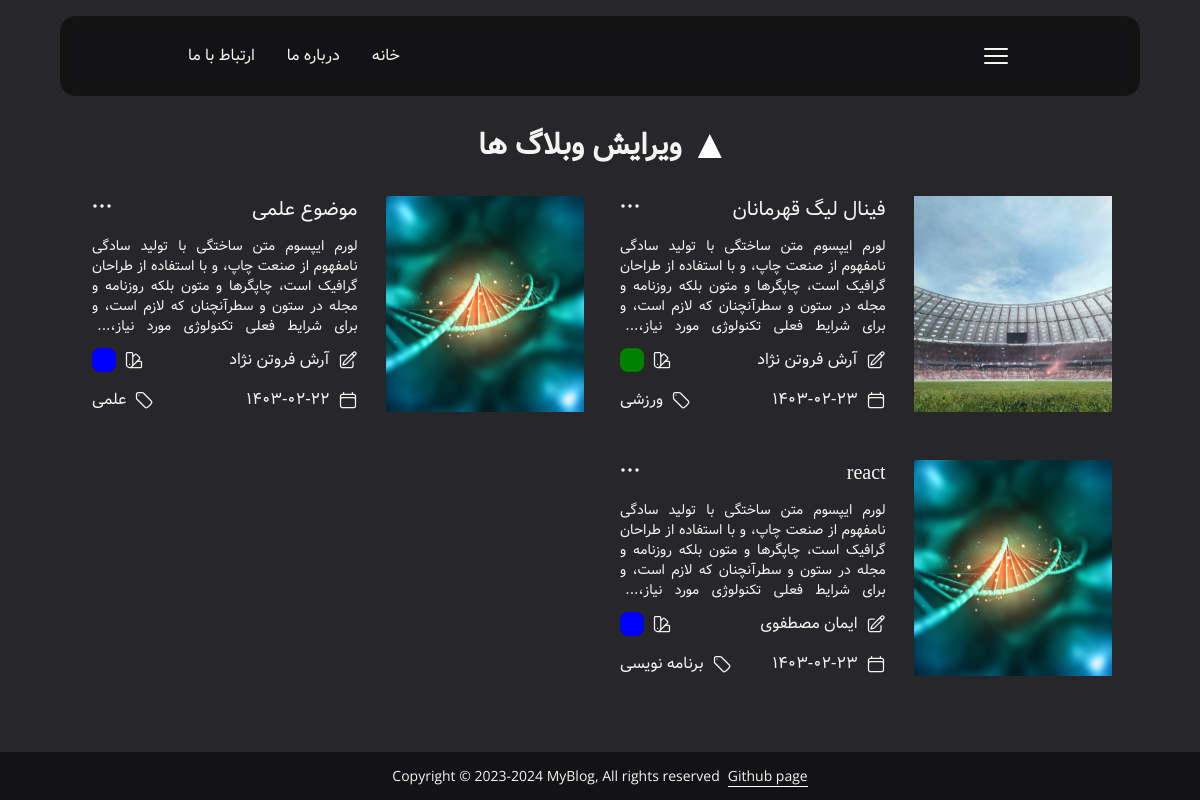
The page /admin/editblogs.php (signed in) on the database its author committed.
### tables this page shows
CREATE TABLE IF NOT EXISTS `tbl_blogs` (
  `blogSubject` varchar(100) NOT NULL,
  `blogBody` longtext NOT NULL,
  `blogAuthor` varchar(100) NOT NULL,
  `blogImgName` varchar(100) NOT NULL,
  `blogCategory` varchar(100) NOT NULL,
  `blogDate` varchar(100) NOT NULL,
  `blogColor` varchar(100) NOT NULL,
  PRIMARY KEY (`blogSubject`)
);

### admin/db/blogsActions.php (called while the page is built, shortened)
<?php
function getBlogs()
{
   $con = mysqli_connect("localhost", "root", "", "my-blog");
   $sqlCommand = "SELECT * FROM `tbl_blogs`";
   $query = mysqli_query($con, $sqlCommand);
   $blog = mysqli_fetch_array($query);
   $blogsArr = array();
   while ($blog) {
      array_push($blogsArr, $blog);
      $blog = mysqli_fetch_array($query);
   }
   return $blogsArr;
}

### admin/editblogs.php (the view, shortened to what this page needs)
<?php
include_once "../includes/navbar.php";
include_once './db/blogsActions.php';
$blogs = getBlogs();
?>
<main>
   <section class="container pt-32 pb-16 min-h-screen-smaller">
      <?php
      include_once '../includes/title.php';
      ?>
      <div class="grid grid-cols-2 gap-x-8 gap-y-12">
         <?php
            foreach ($blogs as $key => $blog) {
               $blogSubject = $blog["blogSubject"];
               $blogBody = $blog["blogBody"];
               $blogAuthor = $blog["blogAuthor"];
               $blogImgName = $blog["blogImgName"];
               $blogCategory = $blog["blogCategory"];
               $blogDate = $blog["blogDate"];
               $blogColor = $blog["blogColor"];
               $formActionStr = htmlspecialchars($_SERVER["PHP_SELF"]);
               echo "
               <div class='flex gap-4 relative'>
                  <div class='w-2/5 bg-cover bg-center shrink-0' style='background-image: url(\"./src/images/blogs/$blogImgName\");'></div>
                  <div class='pr-3 pl-1 w-full flex flex-col justify-between'>
                     <div>
                        <span class='text-xl'>$blogSubject</span>
                        <p class='line-clamp-5 text-justify text-sm my-3'>
                           $blogBody
                        </p>
                     </div>
                     <div>
                        <div class='flex items-center justify-between mb-4'>
                           <div class='flex items-center gap-2'>
                              <span>$blogAuthor</span>
                           </div>
                           <div class='flex items-center gap-2'>
                              <span class='inline-block rounded-lg w-6 h-6' style='background-color: $blogColor;'></span>
                           </div>
                        </div>
                        <div class='flex items-center justify-between'>
                           <span class='flex items-center gap-2'>
                              <span>$blogDate</span>
                           </span>
                           <span class='flex items-center gap-2'>
                              <span>$blogCategory</span>
                           </span>
                        </div>
                     </div>
                  </div>
                  <button class='absolute -top-1 left-0 z-10' onclick='showHideActionMenu($key)'>
                  </button>
                  <div class='absolute top-8 left-0 z-10 bg-zinc-700 p-4 text-sm hidden' id='actionMenu$key'>
                     <form action='$formActionStr' method=\"POST\">
                        <input name=\"deleteBlog\" value=\"$blogSubject\" hidden />
                     </form>
                        <input name=\"editBlog\" value=\"$blogSubject\" hidden />
                  </div>
               </div>
               ";
            }
         ?>
      </div>
   </section>
</main>
<?php
include_once "../includes/footer.php";
?>

### rows shown on the page
tbl_blogs: blogImgName (picture), blogSubject "فینال لیگ قهرمانان", blogBody "لورم ایپسوم متن ساختگی با تولید سادگی نامفهوم از صنعت چاپ، و با استفاده از طراحان گرافیک است، چاپگرها و متون بلکه روزنامه و مجله در ستون و سطرآنچنان که لازم است، و برای شرایط فعلی تکنولوژی مورد نیاز،…", blogAuthor "آرش فروتن نژاد", blogDate "۱۴۰۳-۰۲-۲۳", blogCategory "ورزشی"
tbl_blogs: blogImgName (picture), blogSubject "موضوع علمی", blogBody "لورم ایپسوم متن ساختگی با تولید سادگی نامفهوم از صنعت چاپ، و با استفاده از طراحان گرافیک است، چاپگرها و متون بلکه روزنامه و مجله در ستون و سطرآنچنان که لازم است، و برای شرایط فعلی تکنولوژی مورد نیاز،…", blogAuthor "آرش فروتن نژاد", blogDate "۱۴۰۳-۰۲-۲۲", blogCategory "علمی"
tbl_blogs: blogImgName (picture), blogSubject "react", blogBody "لورم ایپسوم متن ساختگی با تولید سادگی نامفهوم از صنعت چاپ، و با استفاده از طراحان گرافیک است، چاپگرها و متون بلکه روزنامه و مجله در ستون و سطرآنچنان که لازم است، و برای شرایط فعلی تکنولوژی مورد نیاز،…", blogAuthor "ایمان مصطفوی", blogDate "۱۴۰۳-۰۲-۲۳", blogCategory "برنامه نویسی"

### other values the page prints
$sectionTitle "ویرایش وبلاگ ها"
